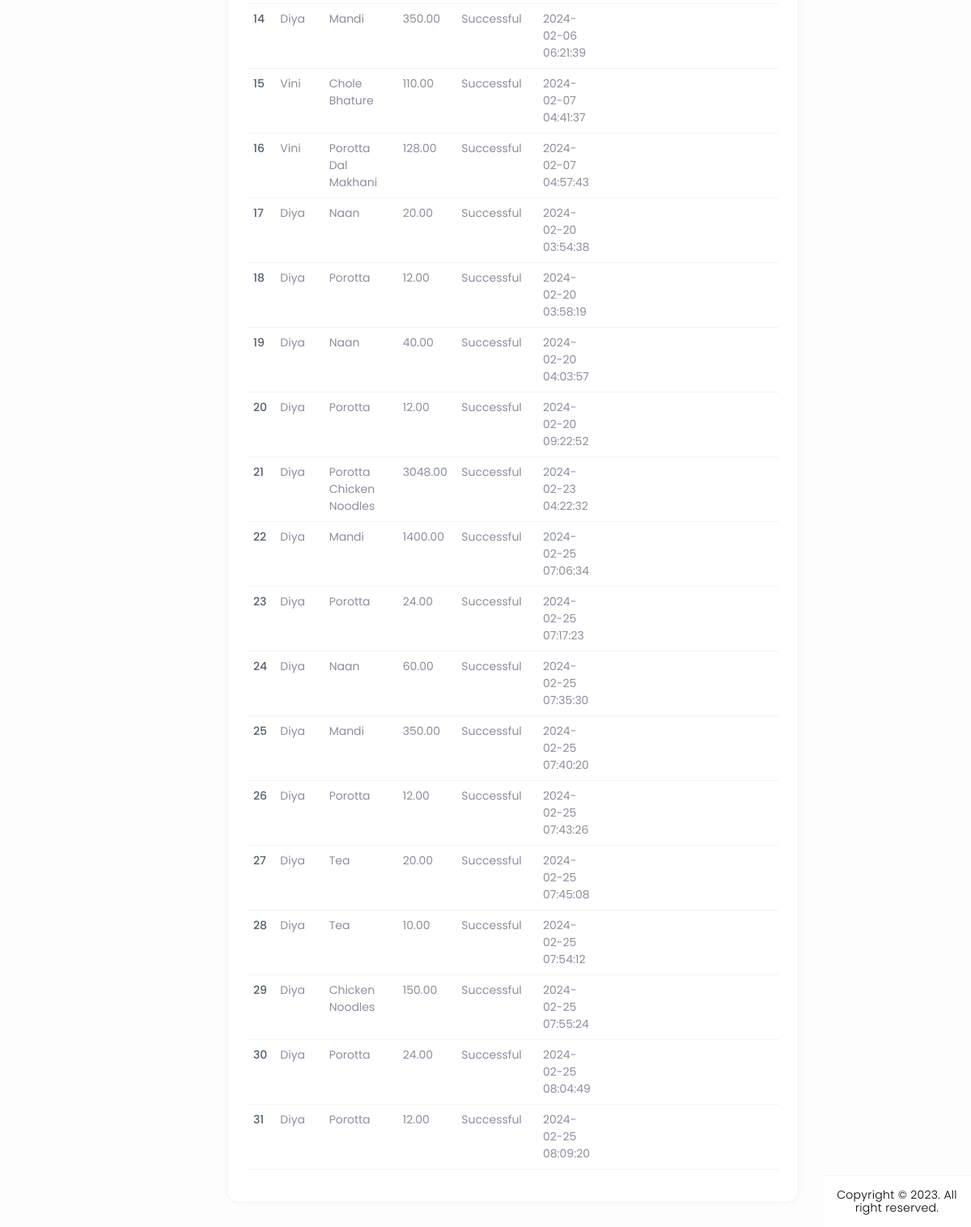
/order_list/ (lower part), run on an earlier commit of the app's database.
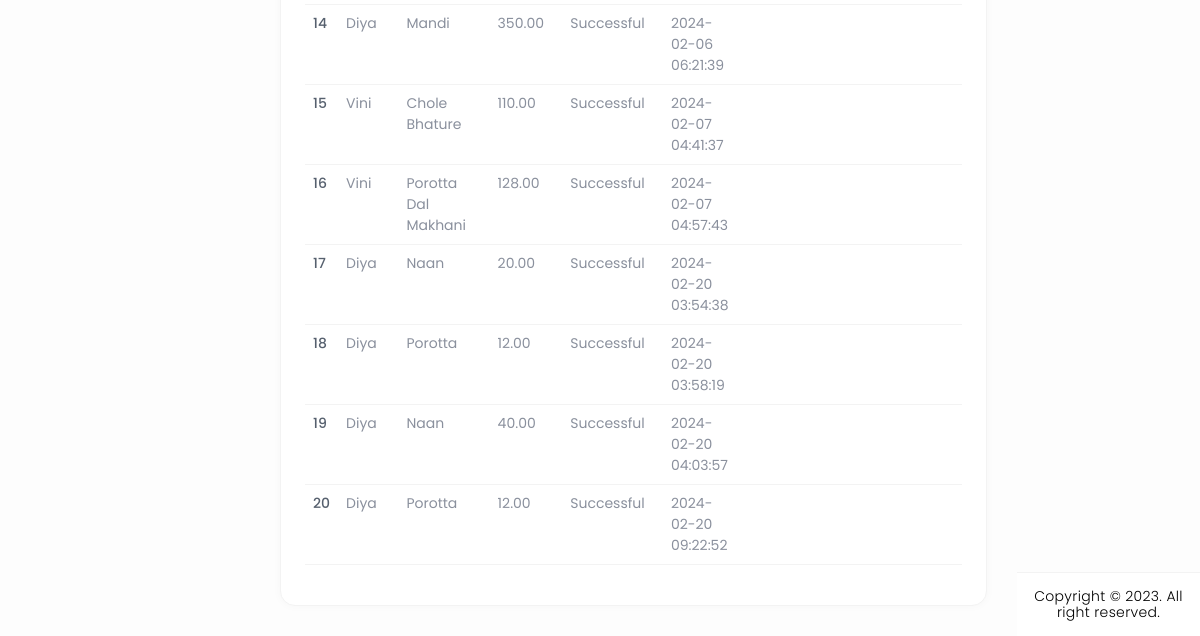
And on a later commit of the database.
### home/models.py (models this page shows, shortened)
class BillingInformation(models.Model):
    user = models.ForeignKey(CustomUser, on_delete=models.CASCADE)
    address = models.TextField()
    town = models.CharField(max_length=50)
    zip_code = models.CharField(max_length=10)
    payment_status = models.BooleanField(default=True)
    amount = models.DecimalField(max_digits=8, decimal_places=2)
    menu = models.ManyToManyField(menus, blank=True)
    status = models.IntegerField(default=1)

class CustomUser(AbstractUser):
    CUSTOMER = 1
    EMPLOYEE = 2
    ROLE_CHOICE = (
        (CUSTOMER, 'CUSTOMER'),
        (EMPLOYEE, 'EMPLOYEE'),
    )
    username=None
    first_name = None
    last_name = None
    USERNAME_FIELD = 'email'
    name = models.CharField(max_length=50)
    email = models.EmailField(max_length=100, unique=True)
    phone = models.CharField(max_length=12, blank=True)
    password = models.CharField(max_length=128)
    role = models.IntegerField(choices=ROLE_CHOICE, blank=True, null=True,default='1')
    is_admin = models.BooleanField(default=False)
    is_staff = models.BooleanField(default=False)
    is_active = models.BooleanField(default=True)
    is_superadmin = models.BooleanField(default=False)
    REQUIRED_FIELDS = ['name', 'phone']
    objects = UserManager()

class menus(models.Model):
    CATEGORY_CHOICES = (
        ('Kerala', 'Kerala'),
        ('Chineese', 'Chineese'),
        ('North Indian', 'North Indian'),
        ('Arabian', 'Arabian'),
        ('Beverages', 'Beverages'),
    )
    SUBMENU_CHOICES = (
        ('Breads', 'Breads'),
        ('Curries', 'Curries'),
        ('Rice Dishes','Rice Dishes'),
        ('Appetizers','Appetizers'),
        ('Main Course','Main Course'),
        ('Breads & Accompaniments', 'Breads & Accompaniments'),
        ('Rolls & Grills','Rolls & Grills'),
        ('Hot Beverage','Hot Beverage'),
        ('Cold Beverage','Cold Beverage'),
    )
    SUB_SUBMENU_CHOICES = (
        ('Vegetarian', 'Vegetarian'),
        ('Non-Vegetarian', 'Non-Vegetarian'),
        ('Water-based','Water-based'),
        ('Milk-based','Milk-based')
    )
    name = models.CharField(max_length=100)
    category = models.CharField(max_length=50, choices=CATEGORY_CHOICES, default='')
    submenu = models.CharField(max_length=50, choices=SUBMENU_CHOICES, default='', blank=True)
    sub_submenu = models.CharField(max_length=50, choices=SUB_SUBMENU_CHOICES, default='', blank=True)
    desc = models.CharField(max_length=300)
    price = models.FloatField()
    img = models.ImageField(upload_to='menus/', blank=True, null=True)
    active = models.BooleanField(default=True)

class Payment(models.Model):
    class PaymentStatusChoices(models.TextChoices):
        PENDING = 'pending', 'Pending'
        SUCCESSFUL = 'successful', 'Successful'
        FAILED = 'failed', 'Failed'
    user = models.ForeignKey(CustomUser, on_delete=models.CASCADE)  # Link the payment to a user
    razorpay_order_id = models.CharField(max_length=255)  # Razorpay order ID
    payment_id = models.CharField(max_length=255)  # Razorpay payment ID
    amount = models.DecimalField(max_digits=8, decimal_places=2)  # Amount paid
    currency = models.CharField(max_length=3)  # Currency code (e.g., "INR")
    timestamp = models.DateTimeField(auto_now_add=True)  # Timestamp of the payment
    payment_status = models.CharField(max_length=20, choices=PaymentStatusChoices.choices, default=PaymentStatusChoices.PENDING)
    billing_info = models.ForeignKey(BillingInformation, on_delete=models.CASCADE, null=True, blank=True)
    table_booking = models.ForeignKey(TableBooking, on_delete=models.CASCADE, related_name='payments', null=True, blank=True)
    class Meta:
        ordering = ['-timestamp']

### home/views.py (the view)
# urls.py: path('order_list/',order_list,name='order_list'),
def order_list(request):
    billing_info = BillingInformation.objects.prefetch_related('reviews').all()
    payments = Payment.objects.all()
    context = {
        'billing_info': billing_info,
        'payments': payments,
    }
    return render(request, 'admin_dashboard/orders.html', context)

### templates/admin_dashboard/orders.html (shortened to what this page needs)
{% load static %}
<!DOCTYPE html>
<html lang="en" dir="ltr">
<head>
	<link href="../../../../cdn.jsdelivr.net/npm/%40mdi/font%404.4.95/css/materialdesignicons.min.html" rel="stylesheet" />
	<link href="{% static 'assets/css/materialdesignicons.min.css' %}" rel="stylesheet" />
	<link href="{% static 'assets/plugins/simplebar/simplebar.css' %}" rel="stylesheet" />
	<link href="{% static 'assets/plugins/data-tables/datatables.bootstrap5.min.css' %}" rel='stylesheet'>
	<link href="{% static 'assets/plugins/data-tables/responsive.datatables.min.css' %}" rel='stylesheet'>
	<link id="{% static 'style.css' %}" rel="stylesheet" href="{% static 'assets/css/style.css' %}" />
</head>
<body id="body">
	<div class="wrapper">
		<div class="ec-left-sidebar ec-bg-sidebar">
			<div id="sidebar" class="sidebar ec-sidebar-footer">
				<div class="ec-navigation" data-simplebar>
				</div>
			</div>
		</div>
		<div class="ec-page-wrapper">
			<div class="ec-content-wrapper">
				<div class="content">
					<div class="row">
						<div class="col-12">
							<div class="card card-default">
								<div class="card-body">
									<div class="table-responsive">
										<table id="responsive-data-table" class="table" style="width:100%">
											<tbody>
												{% for billing in billing_info %}
												<tr>
													<td>{{ billing.id }}</td>
													<td>{{ billing.user.name }}</td>
													<td>
														{% for menu in billing.menu.all %}
															{{ menu.name }}<br>
														{% empty %}
															No menu ordered
														{% endfor %}
													</td>
													<td>{{ billing.amount }}</td>
													<td>
														{% with matching_payments=billing.payment_set.all %}
															{% if matching_payments %}
																{{ matching_payments.0.get_payment_status_display }}
															{% else %}
																Payment not found
															{% endif %}
														{% endwith %}
													</td>
													<td>
														{% for payment in billing.payment_set.all %}
															{{ payment.timestamp|date:"Y-m-d" }}<br>
															{{ payment.timestamp|time:"H:i:s" }}<br>
														{% endfor %}
													</td>
													<td>
													</td>
													<td>
													</td>
													<td>
													</td>
												</tr>
												{% empty %}
												<tr>
													<td colspan="5">No billing information available</td>
												</tr>
												{% endfor %}
											</tbody>
										</table>
									</div>
									</div>
								</div>
							</div>
						</div>
					</div>
				</div>
			</div>
			<footer class="footer mt-auto">
				<div class="copyright bg-white">
					<p>
						Copyright © 2023. All right reserved.
					  </p>
				</div>
			</footer>
		</div>
</body>
</html>

What changed in the data, as far as the page shows it:
removed BillingInformation: id "21", user.name "Diya", amount "3048.00", payment_set.all.0.payment_status "Successful", menus (name "Porotta")
no longer on this page (row unchanged): menus: name "Chicken Noodles"
removed Payment: timestamp "2024-02-23", timestamp "04:22:32", shown under "21"
removed BillingInformation: id "22", user.name "Diya", amount "1400.00", payment_set.all.0.payment_status "Successful", menus (name "Mandi")
removed Payment: timestamp "2024-02-25", timestamp "07:06:34", shown under "22"
removed BillingInformation: id "23", user.name "Diya", amount "24.00", payment_set.all.0.payment_status "Successful", menus (name "Porotta")
removed Payment: timestamp "2024-02-25", timestamp "07:17:23", shown under "23"
removed BillingInformation: id "24", user.name "Diya", amount "60.00", payment_set.all.0.payment_status "Successful", menus (name "Naan")
removed Payment: timestamp "2024-02-25", timestamp "07:35:30", shown under "24"
removed BillingInformation: id "25", user.name "Diya", amount "350.00", payment_set.all.0.payment_status "Successful", menus (name "Mandi")
removed Payment: timestamp "2024-02-25", timestamp "07:40:20", shown under "25"
removed BillingInformation: id "26", user.name "Diya", amount "12.00", payment_set.all.0.payment_status "Successful", menus (name "Porotta")
removed Payment: timestamp "2024-02-25", timestamp "07:43:26", shown under "26"
removed BillingInformation: id "27", user.name "Diya", amount "20.00", payment_set.all.0.payment_status "Successful"
no longer on this page (row unchanged): menus: name "Tea"
removed Payment: timestamp "2024-02-25", timestamp "07:45:08", shown under "27"
removed BillingInformation: id "28", user.name "Diya", amount "10.00", payment_set.all.0.payment_status "Successful"
removed Payment: timestamp "2024-02-25", timestamp "07:54:12", shown under "28"
removed BillingInformation: id "29", user.name "Diya", amount "150.00", payment_set.all.0.payment_status "Successful"
removed Payment: timestamp "2024-02-25", timestamp "07:55:24", shown under "29"
removed BillingInformation: id "30", user.name "Diya", amount "24.00", payment_set.all.0.payment_status "Successful", menus (name "Porotta")
removed Payment: timestamp "2024-02-25", timestamp "08:04:49", shown under "30"
removed BillingInformation: id "31", user.name "Diya", amount "12.00", payment_set.all.0.payment_status "Successful", menus (name "Porotta")
removed Payment: timestamp "2024-02-25", timestamp "08:09:20", shown under "31"
